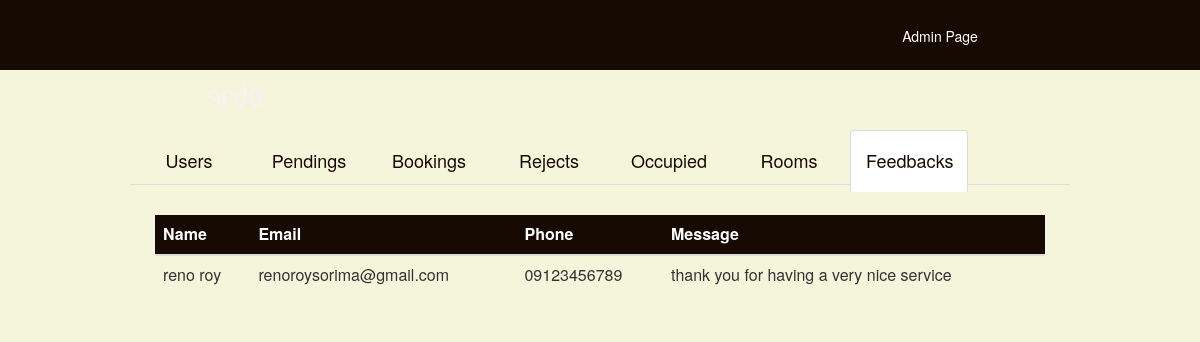
The app's page /admin7.php with its own data.
### tables this page shows
CREATE TABLE IF NOT EXISTS `messages` (
  `id` int(11) NOT NULL,
  `name` varchar(100) NOT NULL,
  `phone` varchar(100) NOT NULL,
  `email` varchar(100) NOT NULL,
  `message` varchar(1000) NOT NULL
);

### admin7.php (the view, shortened to what this page needs)
<?php
$server="localhost";
$username="root";
$password="";
$connect_mysql=mysqli_connect($server,$username,$password) or die ("Connection Failed!");
$messages = "SELECT * FROM messages";
$message=mysqli_query($connect_mysql, $messages) or die("Query Failed : ".mysqli_error());
?>
<html>
     <head>
        <link rel="stylesheet" type="text/css" href="style.css" />
        <link rel="stylesheet" href="https://maxcdn.bootstrapcdn.com/bootstrap/3.3.7/css/bootstrap.min.css">
    </head>
    <body id="adminbg">
        <div id="MainContainer">
            <div id="Header">
                    <div id="NavBar">
                        <ul>
                        <li style="color: white;">Admin Page</li>
                        </ul>
                    </div>
                    <div id="logo"><img src="img/logo2.png" width="70px" hieght="auto"></div>
            </div>
        </div>
         <div id="admin-wrapper" >
            <div id="page-inner">
                  <div class="fluid-container" style="padding: 30px; margin-top: 100px; ">
                    <center>
                    <ul class="nav nav-tabs" role="tablist">
                        <li style="color: white;"><a href="admin1.php" ><h4 id="textcolor">Users</h4></a></li>
                        <li style="color": white;><a href="admin2.php" ><h4 id="textcolor">Pendings</h4></a></li>
                        <li style="color": white;><a href="admin5.php" ><h4 id="textcolor">Bookings</h4></a></li>
                        <li style="color: white;" ><a href="admin6.php" ><h4 id="textcolor">Rejects</h4></a></li>
                        <li style="color: white;"><a href="admin3.php" ><h4 id="textcolor">Occupied</h4></a></li>
                        <li style="color: white;" ><a href="admin4.php" ><h4 id="textcolor">Rooms</h4></a></li>
                        <li class="active" ><a href="admin7.php" ><h4 id="textcolor">Feedbacks</h4></a></li>
                    </ul>
                    </center>
                </div>
                    <div class="tab-content" style="background-color: beige; color: #170a02;">
                      <div role="tabpanel" class="tab-pane fade in active" id="profile" style="overflow: auto; padding: 0 55px;">
                        <table id="table" class="table table-hover">
                            <thead>
                              <tr id="panel-heading" style="font-size: 16spx;">
                                        <th>Name</th>
                                        <th>Email</th>
                                        <th>Phone</th>
                                        <th>Message</th>
                                    </tr>
                            </thead>
                            <tbody>
                              <?php while($rows=mysqli_fetch_array($message)) { ?>
                                    <tr>
                                        <td><?php echo $rows['name'] ?></td>
                                        <td><?php echo $rows['email'] ?></td>
                                        <td><?php echo $rows['phone'] ?></td>
                                        <td><?php echo $rows['message'] ?></td>
                                            <?php } ?>
                                    </tr>
                            </tbody>
                        </table>
                    </div>
                    </div>
                </div>
            </div>
    </body>
</html>

### style.css (style rules this page uses)
* { margin: 0px auto; padding: 0px; }
#Header { background-color: #170a02; width: 100%; height: 70px; position: fixed; z-index: 1000; top: 0px; }
#NavBar { margin-right: 200px; width:800px; height: 65px; margin-top: 11px; float:right; }
ul li { float:right; list-style: none; width: 120px; height: 55px; text-align: center; line-height: 50px; }
#logo { margin-top:18px; margin-left: 200px; }
#textcolor { color: #170a02; }
#admin-wrapper { margin-left: 100px; margin-right: 100px; }
#panel-heading { color: white; background-color: #170a02; border-color: #170a02; padding: 10px 15px; border-bottom: 1px solid transparent; border-top-left-radius: 3px; border-top-right-radius: 3px; }
table th, td { padding = 10px; }
#adminbg { background-color: beige; width: 100%; height: 100%; background-size: cover; display: table; background-attachment: fixed; }

### records on screen
messages: name "reno roy", email "renoroysorima@gmail.com", phone "09123456789", message "thank you for having a very nice service"
